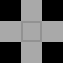

Rendered tile map (Tiled .tmx) drawn with the repository's tilesets; below, a short description and the full map source, tile grids included:
An orthogonal 3x3 tile map with 21x21 px tiles, 4 tile layers (regions, input_Ground, inputnot_Ground, output_Edges).

<map version="1.0" orientation="orthogonal" renderorder="right-down" width="3" height="3" tilewidth="21" tileheight="21" nextobjectid="1">
 <tileset firstgid="1" name="gts" tilewidth="21" tileheight="21" tilecount="25" columns="5">
  <image source="../tilesets/gts.png" trans="5e81a2" width="105" height="105" />
 </tileset>
 <layer name="regions" width="3" height="3">
  <data encoding="csv">
0,24,0,
24,24,24,
0,24,0
</data>
 </layer>
 <layer name="input_Ground" width="3" height="3">
  <data encoding="csv">
0,0,0,
0,7,0,
0,0,0
</data>
 </layer>
 <layer name="inputnot_Ground" width="3" height="3">
  <data encoding="csv">
0,7,0,
7,0,7,
0,7,0
</data>
 </layer>
 <layer name="output_Edges" width="3" height="3">
  <data encoding="csv">
0,0,0,
0,4,0,
0,0,0
</data>
 </layer>
</map>
